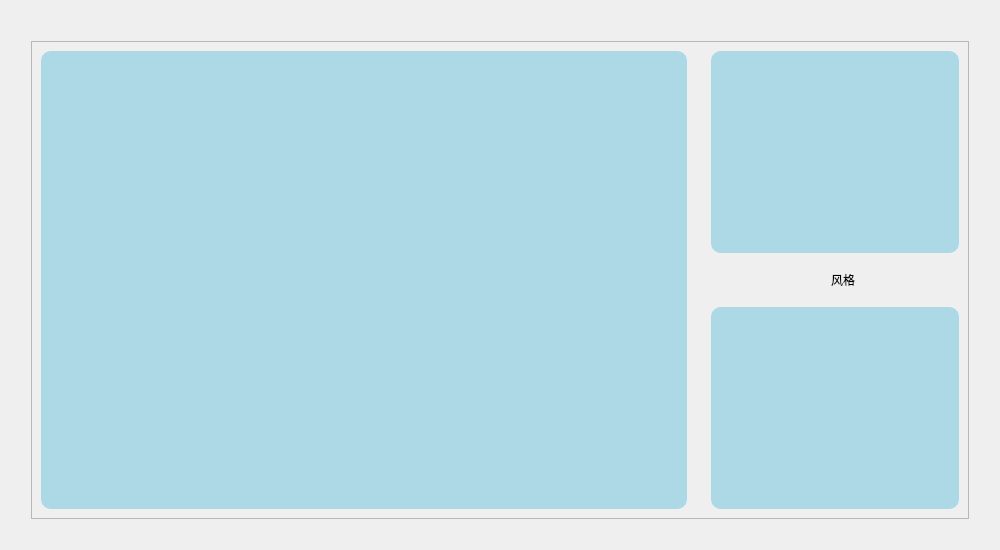
<?xml version="1.0" encoding="UTF-8"?>
<ui version="4.0">
 <class>camMain</class>
 <widget class="QWidget" name="camMain">
  <property name="geometry">
   <rect>
    <x>0</x>
    <y>0</y>
    <width>1000</width>
    <height>550</height>
   </rect>
  </property>
  <property name="windowTitle">
   <string>camMain</string>
  </property>
  <property name="windowIcon">
   <iconset resource="../resource/resource.qrc">
    <normaloff>:/icon/FaceDetect.svg</normaloff>:/icon/FaceDetect.svg</iconset>
  </property>
  <layout class="QHBoxLayout" name="horizontalLayout_7">
   <item>
    <layout class="QGridLayout" name="gridLayout" columnstretch="0">
     <property name="sizeConstraint">
      <enum>QLayout::SetDefaultConstraint</enum>
     </property>
     <property name="leftMargin">
      <number>20</number>
     </property>
     <property name="topMargin">
      <number>30</number>
     </property>
     <property name="rightMargin">
      <number>20</number>
     </property>
     <property name="bottomMargin">
      <number>20</number>
     </property>
     <property name="spacing">
      <number>12</number>
     </property>
     <item row="0" column="0">
      <widget class="QFrame" name="frame">
       <property name="frameShape">
        <enum>QFrame::StyledPanel</enum>
       </property>
       <property name="frameShadow">
        <enum>QFrame::Raised</enum>
       </property>
       <layout class="QHBoxLayout" name="horizontalLayout_4" stretch="5,2">
        <property name="leftMargin">
         <number>0</number>
        </property>
        <property name="topMargin">
         <number>0</number>
        </property>
        <property name="rightMargin">
         <number>0</number>
        </property>
        <property name="bottomMargin">
         <number>0</number>
        </property>
        <item>
         <widget class="CardWidget" name="CardWidget_4">
          <layout class="QHBoxLayout" name="horizontalLayout">
           <item>
            <widget class="QLabel" name="cameraLbl">
             <property name="styleSheet">
              <string notr="true">border-radius: 10px; background-color: lightblue; padding: 10px;</string>
             </property>
             <property name="text">
              <string/>
             </property>
             <property name="scaledContents">
              <bool>false</bool>
             </property>
             <property name="alignment">
              <set>Qt::AlignCenter</set>
             </property>
            </widget>
           </item>
          </layout>
         </widget>
        </item>
        <item>
         <layout class="QVBoxLayout" name="verticalLayout_3" stretch="6,1,6">
          <property name="spacing">
           <number>0</number>
          </property>
          <item>
           <widget class="CardWidget" name="referencePhotoCard">
            <layout class="QHBoxLayout" name="horizontalLayout_2">
             <item>
              <widget class="QLabel" name="styleLbl">
               <property name="styleSheet">
                <string notr="true">border-radius: 10px; background-color: lightblue; padding: 10px;</string>
               </property>
               <property name="text">
                <string/>
               </property>
               <property name="alignment">
                <set>Qt::AlignCenter</set>
               </property>
              </widget>
             </item>
            </layout>
           </widget>
          </item>
          <item>
           <layout class="QHBoxLayout" name="horizontalLayout_3">
            <item>
             <spacer name="horizontalSpacer_3">
              <property name="orientation">
               <enum>Qt::Horizontal</enum>
              </property>
              <property name="sizeHint" stdset="0">
               <size>
                <width>40</width>
                <height>20</height>
               </size>
              </property>
             </spacer>
            </item>
            <item>
             <widget class="IconWidget" name="IconWidget_2">
              <property name="sizePolicy">
               <sizepolicy hsizetype="Fixed" vsizetype="Fixed">
                <horstretch>0</horstretch>
                <verstretch>0</verstretch>
               </sizepolicy>
              </property>
              <property name="minimumSize">
               <size>
                <width>15</width>
                <height>15</height>
               </size>
              </property>
              <property name="maximumSize">
               <size>
                <width>20</width>
                <height>20</height>
               </size>
              </property>
              <property name="icon">
               <iconset resource="../resource/resource.qrc">
                <normaloff>:/icon/Style.svg</normaloff>:/icon/Style.svg</iconset>
              </property>
             </widget>
            </item>
            <item>
             <widget class="StrongBodyLabel" name="styleLblTitle">
              <property name="text">
               <string>风格</string>
              </property>
             </widget>
            </item>
            <item>
             <spacer name="horizontalSpacer_4">
              <property name="orientation">
               <enum>Qt::Horizontal</enum>
              </property>
              <property name="sizeHint" stdset="0">
               <size>
                <width>40</width>
                <height>20</height>
               </size>
              </property>
             </spacer>
            </item>
           </layout>
          </item>
          <item>
           <widget class="CardWidget" name="lastPhotoCard">
            <layout class="QHBoxLayout" name="horizontalLayout_5">
             <item>
              <widget class="QLabel" name="lastPhotoLbl">
               <property name="styleSheet">
                <string notr="true">border-radius: 10px; background-color: lightblue; padding: 10px;</string>
               </property>
               <property name="text">
                <string/>
               </property>
               <property name="alignment">
                <set>Qt::AlignCenter</set>
               </property>
              </widget>
             </item>
            </layout>
           </widget>
          </item>
         </layout>
        </item>
       </layout>
      </widget>
     </item>
    </layout>
   </item>
  </layout>
 </widget>
 <customwidgets>
  <customwidget>
   <class>IconWidget</class>
   <extends>QWidget</extends>
   <header>qfluentwidgets</header>
  </customwidget>
  <customwidget>
   <class>CardWidget</class>
   <extends>QFrame</extends>
   <header>qfluentwidgets</header>
   <container>1</container>
  </customwidget>
  <customwidget>
   <class>StrongBodyLabel</class>
   <extends>QLabel</extends>
   <header>qfluentwidgets</header>
  </customwidget>
 </customwidgets>
 <resources>
  <include location="../resource/resource.qrc"/>
 </resources>
 <connections/>
</ui>
